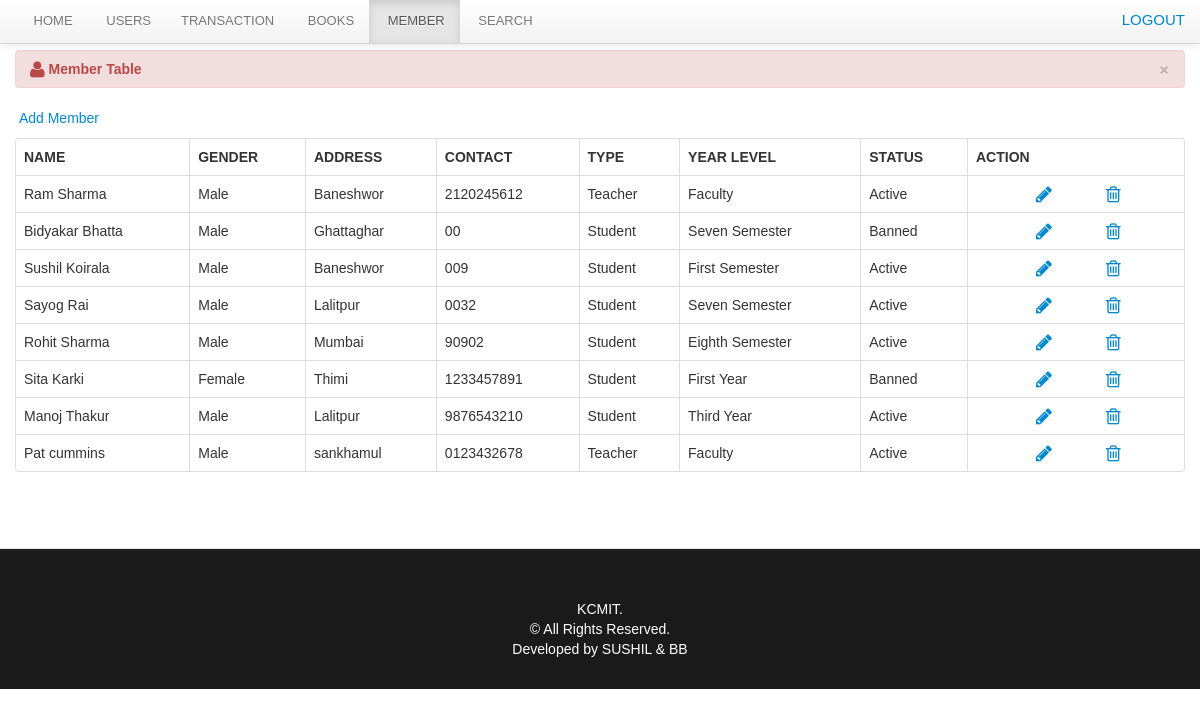
/librarian/member.php (signed in), run on the app's committed database.
### tables this page shows
CREATE TABLE `member` (
  `member_id` int(11) NOT NULL,
  `firstname` varchar(100) NOT NULL,
  `lastname` varchar(100) NOT NULL,
  `gender` varchar(10) NOT NULL,
  `address` varchar(100) NOT NULL,
  `contact` varchar(100) NOT NULL,
  `type` varchar(100) NOT NULL,
  `year_level` varchar(100) NOT NULL,
  `status` varchar(100) NOT NULL
);

### librarian/member.php (the view, shortened to what this page needs)
<?php
include('header.php');
include('navbar_member.php');
include('dbcon.php');
?>
<div class="container">
    <div class="margin-top">
        <div class="row">
            <div class="span12">
                <div class="alert alert-danger">
                    <button type="button" class="close" data-dismiss="alert">&times;</button>
                    <strong><i class="icon-user icon-large"></i>&nbsp;Member Table</strong>
                </div>
                <p><a href="add_member.php" class="btn-default">&nbsp;Add Member</a></p>
                <table cellpadding="0" cellspacing="0" border="0" class="table table-bordered" id="example">
                    <thead>
                        <tr>
                            <th>Name</th>
                            <th>Gender</th>
                            <th>Address</th>
                            <th>Contact</th>
                            <th>Type</th>
                            <th>Year level</th>
                            <th>Status</th>
                            <th>Action</th>
                        </tr>
                    </thead>
                    <tbody>
                        <?php
                        $stmt = $conn->prepare("SELECT member_id, firstname, lastname, gender, address, contact, type, year_level, status FROM member");
                        $stmt->execute();
                        $stmt->bind_result($id, $firstname, $lastname, $gender, $address, $contact, $type, $year_level, $status);
                        while ($stmt->fetch()) {
                        ?>
                            <tr class="del<?php echo htmlspecialchars($id); ?>">
                                <td><?php echo htmlspecialchars($firstname . " " . $lastname); ?></td>
                                <td><?php echo htmlspecialchars($gender); ?></td>
                                <td><?php echo htmlspecialchars($address); ?></td>
                                <td><?php echo htmlspecialchars($contact); ?></td>
                                <td><?php echo htmlspecialchars($type); ?></td>
                                <td><?php echo htmlspecialchars($year_level); ?></td>
                                <td><?php echo htmlspecialchars($status); ?></td>
                                <td width="100">
                                    <div class="span2">
                                        <a rel="tooltip" title="Delete" id="<?php echo htmlspecialchars($id); ?>" href="#delete_student<?php echo htmlspecialchars($id); ?>" data-toggle="modal" class="btn-default"><i class="icon-trash icon-large"></i></a>
                                        <div class="span1">
                                            <a rel="tooltip" title="Edit" id="e<?php echo htmlspecialchars($id); ?>" href="edit_member.php?id=<?php echo htmlspecialchars($id); ?>" class="btn-default"><i class="icon-pencil icon-large"></i></a>
                                        </div>
                                    </div>
                                </td>
                            </tr>
                        <?php
                        }
                        ?>
                    </tbody>
                </table>
            </div>
        </div>
    </div>
</div>
<?php include('footer.php'); ?>

### css/docs.css (style rules this page uses)
body { font-family:'TR Century Gothic',Helvetica,Arial,sans-serif !important; }
.alert { text-shadow: none; }
th { text-transform:uppercase; }
.margin-top { margin-top:50px; }
body { background: url(../img/grid_noise.png); position: relative; }

### css/print.css (style rules this page uses)
th { text-align:left; }
td { text-align:left; border-top:1px solid; padding:2px; }
.alert { display:none; }
body { font-family:arial; font-size:13px; }

### data on the page
member: firstname+lastname "Ram Sharma", gender "Male", address "Baneshwor", contact "2120245612", type "Teacher", year_level "Faculty", status "Active"
member: firstname+lastname "Bidyakar Bhatta", gender "Male", address "Ghattaghar", contact "00", type "Student", year_level "Seven Semester", status "Banned"
member: firstname+lastname "Sushil Koirala", gender "Male", address "Baneshwor", contact "009", type "Student", year_level "First Semester", status "Active"
member: firstname+lastname "Sayog Rai", gender "Male", address "Lalitpur", contact "0032", type "Student", year_level "Seven Semester", status "Active"
member: firstname+lastname "Rohit Sharma", gender "Male", address "Mumbai", contact "90902", type "Student", year_level "Eighth Semester", status "Active"
member: firstname+lastname "Sita Karki", gender "Female", address "Thimi", contact "1233457891", type "Student", year_level "First Year", status "Banned"
member: firstname+lastname "Manoj Thakur", gender "Male", address "Lalitpur", contact "9876543210", type "Student", year_level "Third Year", status "Active"
member: firstname+lastname "Pat cummins", gender "Male", address "sankhamul", contact "0123432678", type "Teacher", year_level "Faculty", status "Active"
